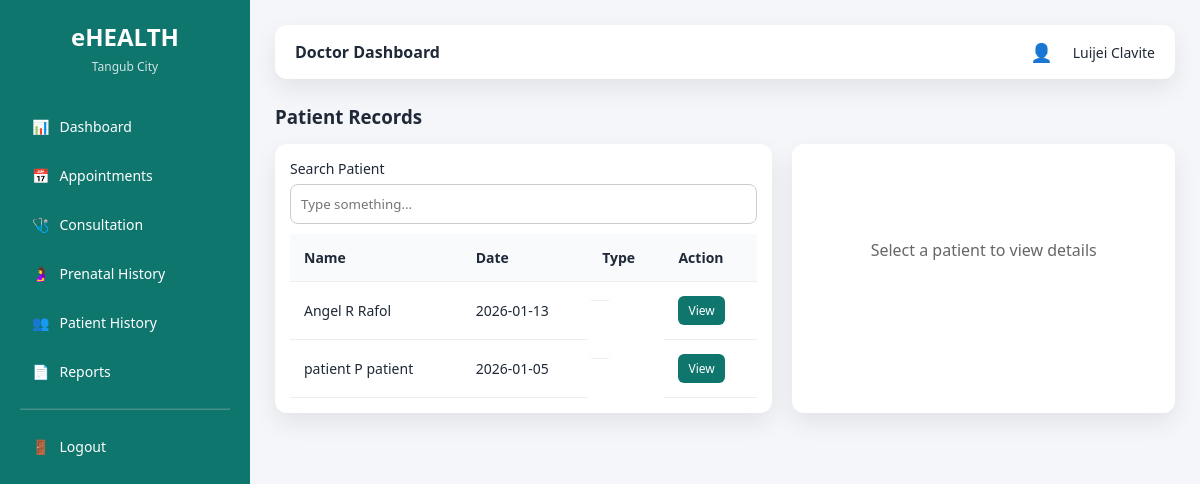
Page /doctor/patients.php (signed in) on the earlier database version.
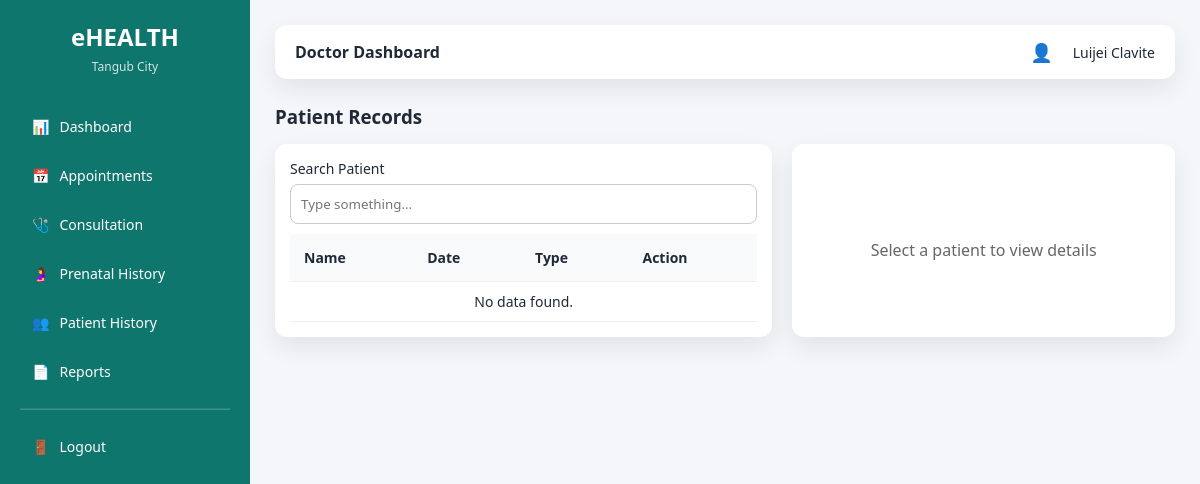
Same page on the later database version.
### tables this page shows
CREATE TABLE `patients` (
  `patient_id` int(11) NOT NULL,
  `user_id` int(11) NOT NULL,
  `gender` enum('male','female') DEFAULT NULL,
  `address` text DEFAULT NULL,
  `contact_number` varchar(20) DEFAULT NULL,
  `is_pregnant` tinyint(1) DEFAULT 0,
  `birth_date` date DEFAULT NULL,
  `blood_type` varchar(5) DEFAULT NULL,
  `medical_history` text DEFAULT NULL,
  `height` varchar(20) DEFAULT NULL,
  `weight` varchar(20) DEFAULT NULL
);

CREATE TABLE `users` (
  `user_id` int(11) NOT NULL,
  `full_name` varchar(100) NOT NULL,
  `email` varchar(100) NOT NULL,
  `password` varchar(255) NOT NULL,
  `role` enum('admin','staff','doctor','patient') NOT NULL,
  `status` enum('active','inactive') DEFAULT 'active',
  `created_at` timestamp NOT NULL DEFAULT current_timestamp()
);

### doctor/patients.php (the view, shortened to what this page needs)
<?php
require_once "../config/database.php";
$doctor_id = $_SESSION['user_id'];
$patients = mysqli_query(
    $conn,
    "SELECT
        p.patient_id,
        u.full_name,
        -- Latest appointment date with this doctor
        (SELECT a.appointment_date
         FROM appointments a
         WHERE a.patient_id = p.patient_id AND a.doctor_id = $doctor_id
         ORDER BY a.appointment_date DESC
         LIMIT 1) AS appointment_date,
        -- Latest appointment type with this doctor
        (SELECT a.type
         FROM appointments a
         WHERE a.patient_id = p.patient_id AND a.doctor_id = $doctor_id
         ORDER BY a.appointment_date DESC
         LIMIT 1) AS appointment_type
    FROM patients p
    JOIN users u
        ON p.user_id = u.user_id
    WHERE EXISTS (
        SELECT 1
        FROM appointments a
        WHERE a.patient_id = p.patient_id
          AND a.doctor_id = $doctor_id
    )
    ORDER BY u.full_name ASC"
);
?>
<!DOCTYPE html>
<html>
<head>
    <link rel="stylesheet" href="../assets/css/ui.css">
</head>
<body>
<div class="layout">
    <?php require_once "../layouts/sidebar.php"; ?>
    <main class="main">
        <?php require_once "../layouts/topbar.php"; ?>
        <h3 style="margin-bottom:15px;">Patient Records</h3>
        <div class="split-view">
            <div class="card">
                <div class="form-group" style="flex: 1; margin-bottom:10px;">
                    <label>Search Patient</label>
                    <input type="text" id="searchInput" placeholder="Type something..." />
                </div>
                <table>
                    <thead>
                        <tr>
                            <th>Name</th>
                            <th>Date</th>
                            <th>Type</th>
                            <th>Action</th>
                        </tr>
                    </thead>
                    <tbody>
                        <?php
                        $hasPatients = false;
                        while ($p = mysqli_fetch_assoc($patients)):
                            $hasPatients = true;
                        ?>
                        <tr>
                            <td><?= htmlspecialchars($p['full_name']) ?></td>
                            <td><?= htmlspecialchars($p['appointment_date']) ?></td>
                            <td class="status <?= $p['appointment_type'] ?>"><?= ucfirst($p['appointment_type']) ?></td>
                            <td>
                                <button class="btn-view" onclick="loadPatient(<?= $p['patient_id'] ?>)">
                                    View
                                </button>
                            </td>
                        </tr>
                        <?php endwhile; ?>
                        <?php if (!$hasPatients): ?>
                        <tr class="no-data-row">
                            <td colspan="4" style="text-align:center; padding:10px;">No data found.</td>
                        </tr>
                        <?php endif; ?>
                    </tbody>
                </table>
            </div>
            <div class="card" id="detailsPanel">
                <div class="details-empty">
                    Select a patient to view details
                </div>
            </div>
        </div>
    </main>
</div>
</body>
</html>

Differences in the rows shown:
no longer on this page (row edited): patients: user.full_name "Angel R Rafol", appointment_date "2026-01-13"
no longer on this page (row edited): patients: user.full_name "patient P patient", appointment_date "2026-01-05"
Other differences:
text now shown: "No data found."
